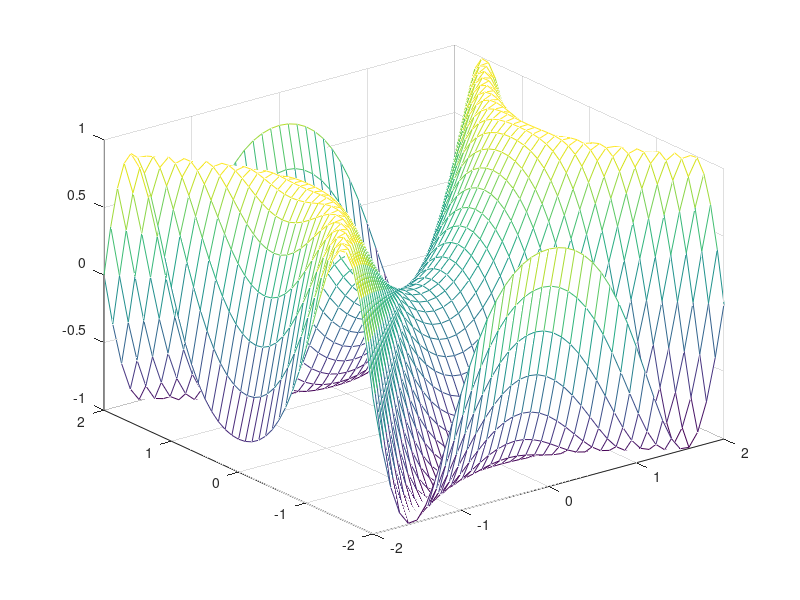

Write the MATLAB code that produced this figure.
#! /usr/bin/octave -qf

x = -2:0.1:2;
[xx,yy] = meshgrid(x, x);
z = sin(xx.^2 - yy.^2);
mesh(x, x, z);

print ("meshgrid.png", "-S800,800");
printf ("See resulting image in file meshgrid.png\n");
